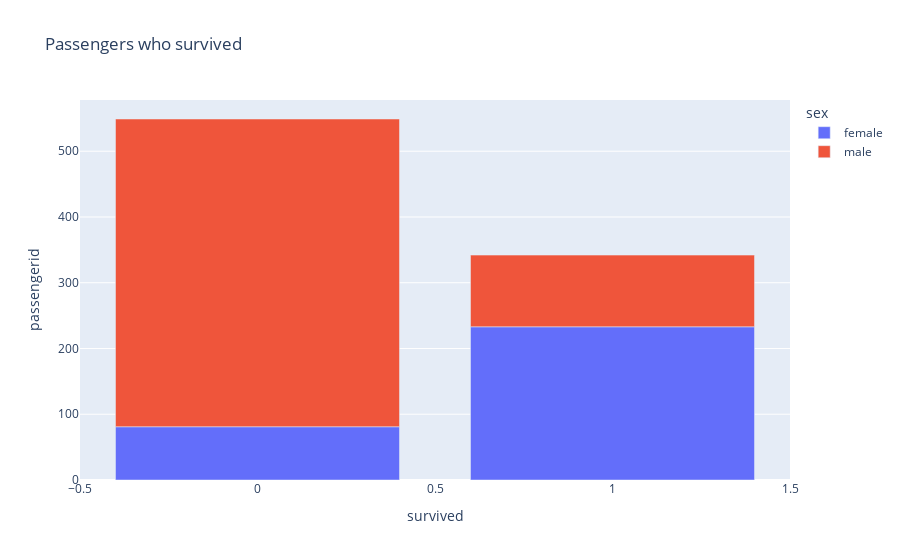

Source (notebook cell):
### Markdown cell above
### 5. Graph the value counts of the number of passengers who survived and did not survive based on gender using a stacked bar graph.

### Code cell
df = titanic.groupby(["survived","sex"])["passengerid"].count().reset_index()

df
fig = px.bar(df, x="survived", y = "passengerid", color="sex", title="Passengers who survived")
fig.show()

### Figure 1 — Plotly figure (JSON) as saved in the notebook; plotly's stock layout.template omitted (floating-point values rounded to 4 significant figures)
{"data": [{"alignmentgroup": "True", "hovertemplate": "sex=female<br>survived=%{x}<br>passengerid=%{y}<extra></extra>", "legendgroup": "female", "marker": {"color": "#636efa"}, "name": "female", "offsetgroup": "female", "orientation": "v", "showlegend": true, "textposition": "auto", "type": "bar", "x": [0, 1], "xaxis": "x", "y": [81, 233], "yaxis": "y"}, {"alignmentgroup": "True", "hovertemplate": "sex=male<br>survived=%{x}<br>passengerid=%{y}<extra></extra>", "legendgroup": "male", "marker": {"color": "#EF553B"}, "name": "male", "offsetgroup": "male", "orientation": "v", "showlegend": true, "textposition": "auto", "type": "bar", "x": [0, 1], "xaxis": "x", "y": [468, 109], "yaxis": "y"}], "layout": {"barmode": "relative", "legend": {"title": {"text": "sex"}, "tracegroupgap": 0}, "title": {"text": "Passengers who survived"}, "xaxis": {"anchor": "y", "domain": [0, 1], "title": {"text": "survived"}}, "yaxis": {"anchor": "x", "domain": [0, 1], "title": {"text": "passengerid"}}}}
